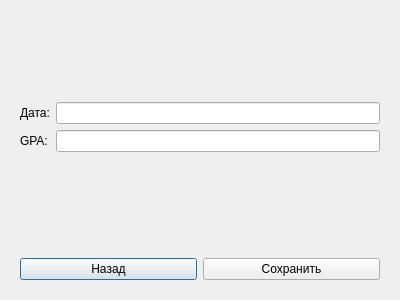
<?xml version="1.0" encoding="UTF-8"?>
<ui version="4.0">
 <class>ResultDialog</class>
 <widget class="QDialog" name="ResultDialog">
  <property name="geometry">
   <rect>
    <x>0</x>
    <y>0</y>
    <width>400</width>
    <height>300</height>
   </rect>
  </property>
  <property name="windowTitle">
   <string>Dialog</string>
  </property>
  <layout class="QVBoxLayout" name="verticalLayout_4">
   <item>
    <widget class="QWidget" name="widget_2" native="true">
     <property name="sizePolicy">
      <sizepolicy hsizetype="Preferred" vsizetype="Minimum">
       <horstretch>0</horstretch>
       <verstretch>0</verstretch>
      </sizepolicy>
     </property>
     <layout class="QVBoxLayout" name="verticalLayout_3">
      <item>
       <layout class="QHBoxLayout" name="horizontalLayout">
        <item>
         <layout class="QVBoxLayout" name="verticalLayout_2">
          <item>
           <widget class="QLabel" name="label">
            <property name="text">
             <string>Дата:</string>
            </property>
           </widget>
          </item>
          <item>
           <widget class="QLabel" name="label_2">
            <property name="text">
             <string>GPA:</string>
            </property>
           </widget>
          </item>
         </layout>
        </item>
        <item>
         <layout class="QVBoxLayout" name="verticalLayout">
          <item>
           <widget class="QLineEdit" name="lineEditDate"/>
          </item>
          <item>
           <widget class="QLineEdit" name="lineEditGPA"/>
          </item>
         </layout>
        </item>
       </layout>
      </item>
     </layout>
    </widget>
   </item>
   <item>
    <widget class="QWidget" name="widget" native="true">
     <property name="sizePolicy">
      <sizepolicy hsizetype="Preferred" vsizetype="Maximum">
       <horstretch>0</horstretch>
       <verstretch>0</verstretch>
      </sizepolicy>
     </property>
     <layout class="QHBoxLayout" name="horizontalLayout_3">
      <item>
       <widget class="QPushButton" name="pushButtonCancel">
        <property name="text">
         <string>Назад</string>
        </property>
       </widget>
      </item>
      <item>
       <widget class="QPushButton" name="pushButtonSave">
        <property name="text">
         <string>Сохранить</string>
        </property>
       </widget>
      </item>
     </layout>
    </widget>
   </item>
  </layout>
 </widget>
 <resources/>
 <connections/>
</ui>
